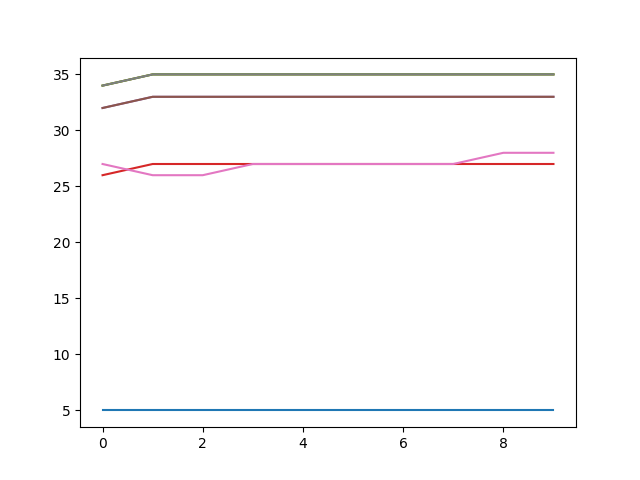

Write the Python code that produced this figure.
"""
This python code contains a simple comparrison class to compare two GATeWAY output folders.
"""

import os
import shutil
import tempfile
import subprocess
from typing import List
import numpy as np
import pandas as pd
import h5py
import matplotlib.pyplot as plt
from tabulate import tabulate

class Gateway:
    """
    Gateway class to filter GATeWAY output and only get the for Jelle relevant parts
    """
    def __init__(self, name : str):
        # read the gateway output files
        self.oh_list = self.grep_fast_filter(name + "_OH_stats.txt", r"\s1\s*$", cols=[0, 2])
        self.hb_list = self.grep_fast_filter(name + "_HBs_stats.txt", r"\bwp\b", cols=[0, 1, 2])
        self.check_timsteps()

    def grep_fast_filter(self, filename: str, pattern: str, cols: List[int]) -> np.ndarray:
        """ 
        Runs the grep of ripgrep commands to filter files efficiently.
        Utelyzes system memory to be fast
        """
        # Check if 'rg' is availab
        rg_available = shutil.which('rg') is not None

        # Construct the command based on availability
        if rg_available:
            command = ['rg', '-N', pattern, os.path.join(filename)]
        else:
            command = ['grep', pattern, os.path.join(filename)]

        try:
            result = subprocess.run(command, capture_output=True, text=True, check=True)
        except subprocess.CalledProcessError as e:
            # Handle the error here
            print(f"Command failed with return code {e.returncode}")
            print(f"Error output: {e.stderr}")
            raise RuntimeError(f"Error running {' '.join(command)}") from e

        max_size = 1024 * 1024 * 1024  # 1GB in bytes
        with tempfile.SpooledTemporaryFile(mode='w+', max_size=max_size) as temp_file:
            # Write the result to the temporary file
            temp_file.write(result.stdout)
            temp_file.seek(0)  # Rewind the file to the beginning
            # Read the tempfile into a pandas DataFrame
            df = pd.read_csv(temp_file, sep=r'\s+', header=None, usecols=cols)
            # Convert DataFrame to NumPy array
            array = df.to_numpy()
        return array

    def check_timsteps(self):
        """
        Checks every timestep what the number of hbonds is and
        mustates the class with the updated result.
        """
        unique_timesteps, start_indices = np.unique(self.oh_list[:, 0], return_index=True)
        end_indices = np.r_[start_indices[1:], len(self.oh_list)]
        n_max = unique_timesteps.shape[0]

        self.n_hb = np.zeros(n_max, dtype=int)  # number of hydrogen bonds
        self.i_oh = np.zeros_like(self.n_hb) # index of OH-
        self.n_oh = np.zeros_like(self.n_hb) # number of OH-

        last_oh = None
        for t in unique_timesteps:
            oh_indices = self.oh_list[start_indices[t]:end_indices[t], 1]

            self.n_oh[t] = oh_indices.shape[0]
            # determine OH-
            if self.n_oh[t] == 1:
                # only 1 oh to deal with
                self.i_oh[t] = oh_indices[0]
            else:
                # if more then 1
                if (last_oh in oh_indices) or (self.n_oh[t] == 0):
                    # take same as last one
                    self.i_oh[t] = last_oh
                else:
                    # or take just the first of the list
                    self.i_oh[t] = oh_indices[0]

            last_oh = self.i_oh[t]
            # Create mask to count hydrogen bonds

            self.n_hb[t] = np.count_nonzero(self.hb_list[:, 0] == t)

def read_hbs(filename: str) -> np.ndarray:
    """
    Reads the output.h5 file and returns the hydrogen bonds.
    """
    input = h5py.File(filename, 'r')
    hbs = input["transient/current_OH_hbs"][()]
    hbs_com = hbs[:, 3, 0] + hbs[:, 3, 1]
    return hbs_com
    

if __name__ == "__main__":
    versions = []

    # Find the output.h5 file in 2-postprocessing
    jelle_post_loc = os.path.normpath("../2-postprocessing/output.h5")
    versions.append(read_hbs(jelle_post_loc))
    
    # find all subdirectories in ../4-GATeWAY and store their paths in a list
    gateway_dir = '../4-GATeWAY'
    subdirectories = [os.path.join(gateway_dir, d) for d in os.listdir(gateway_dir) if os.path.isdir(os.path.join(gateway_dir, d))]
    for subdirectory in subdirectories:
        print(f"Processing {subdirectory}")
        versions.append(Gateway(os.path.join(subdirectory, "traj/traj")).n_hb)
    
    # plot the results to compare
    plt.figure()
    plt.plot(versions[0], label='Jelle on origional')
    plt.plot(versions[1], label='Sana on origional')
    for i in range(2, len(versions)):
        plt.plot(versions[i], label=f'Sana on copy {i-1}')
    plt.savefig('compare.png')

    # Print results to compare
    header = ["timestep", "Jelle Orig", "Sana Orig"] + [f"Sana copy {i-1}" for i in range(2, len(versions))]
    data = []

    max_timesteps = max(len(v) for v in versions)
    for t in range(max_timesteps):
        row = [str(t)]
        for version in versions:
            if t < len(version):
                row.append(str(version[t]))
            else:
                row.append("N/A")
        data.append(row)

    print(tabulate(data, headers=header, tablefmt="grid"))
